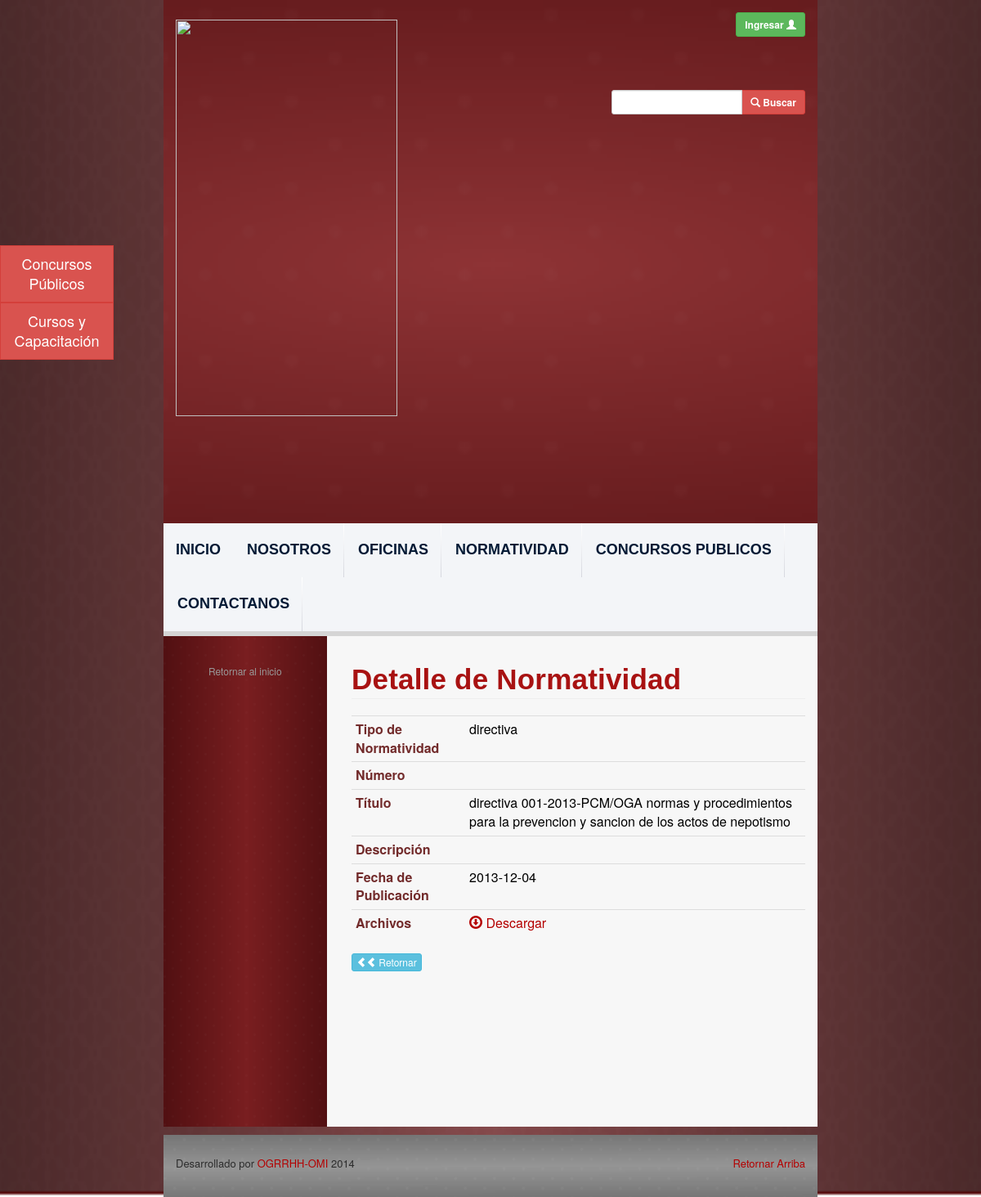
/view-legislation.php?id=60, run on an earlier commit of the app's database.
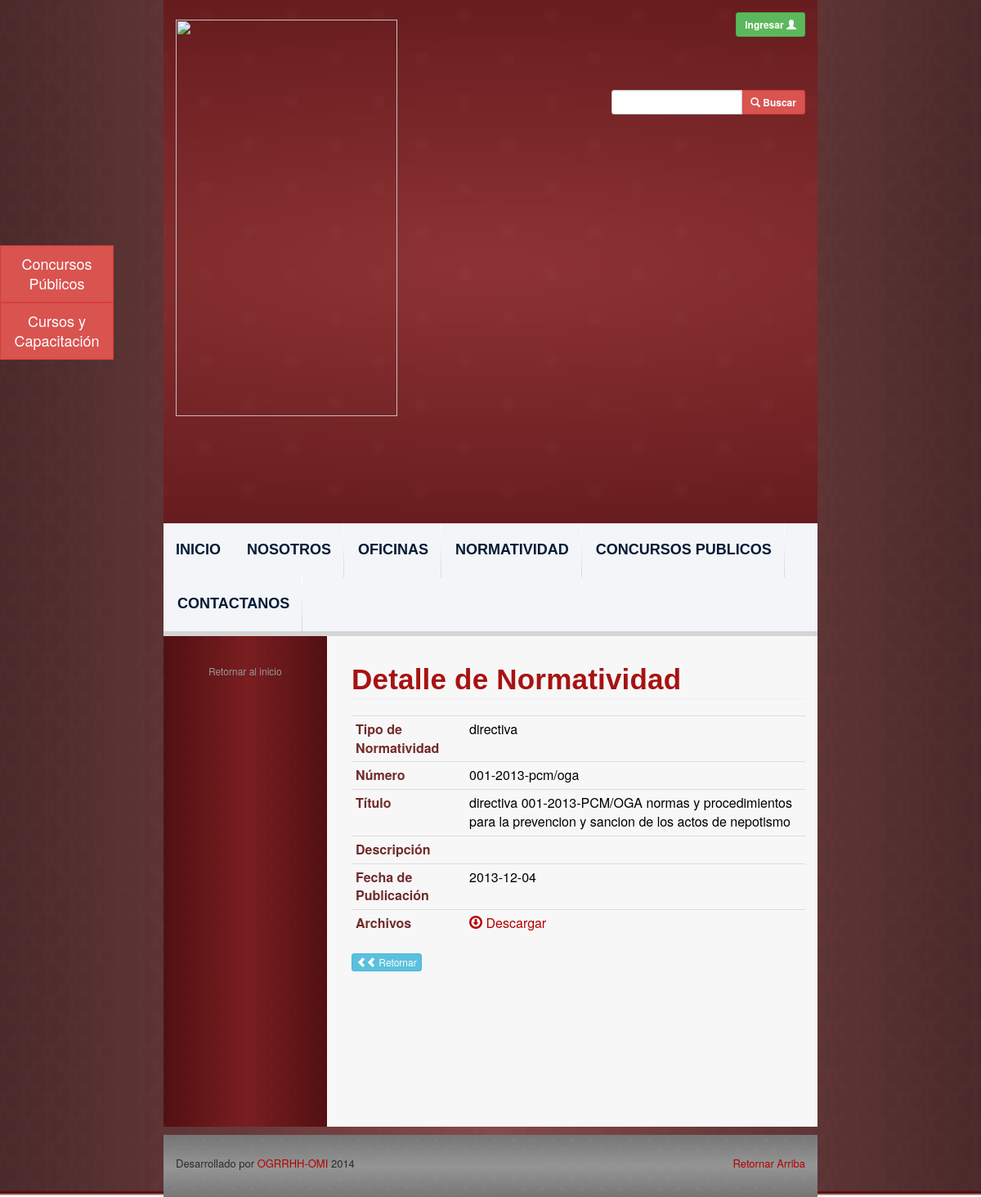
And on a later commit of the database.
### tables this page shows
CREATE TABLE `legislations` (
  `id` int(11) NOT NULL AUTO_INCREMENT,
  `name` varchar(500) NOT NULL,
  `number` varchar(45) NOT NULL,
  `description` varchar(500) DEFAULT NULL,
  `publication_date` date NOT NULL,
  `file_path` varchar(500) NOT NULL,
  `user_id` int(11) NOT NULL,
  `legislation_type_id` int(11) NOT NULL,
  `office_id` int(11) NOT NULL,
  `update_date` date NOT NULL,
  PRIMARY KEY (`id`)
);

CREATE TABLE `legislation_types` (
  `id` int(11) NOT NULL AUTO_INCREMENT,
  `name` varchar(100) NOT NULL,
  PRIMARY KEY (`id`)
);

### php_files/ConnectionManager.php (called while the page is built, shortened)
<?php
class ConnectionManager{
	public $hostName = "localhost";
	public $userName = "root";
	public $password = "root";
	public $database = "ogrrhhwebsitedb";
	public $connection;
	public function createConnection(){
		$this->connection =  mysql_connect ( $this->hostName, $this->userName, $this->password );
	}
	public function selectDatabase(){
		return mysql_select_db ($this->database, $this->connection );
	}
	public function doQuery($query){
		$result = mysql_query ( $query, $this->connection );
		return $result;
	}
	public function closeConnection(){
		return mysql_close ($this->connection);
	}
}
?>

### php_files/LegislationDAO.php (called while the page is built, shortened)
<?php
include 'ConnectionManager.php';
class LegislationDAO {
	public function getById($id) {
		$query = 	"SELECT l.id, l.name, l.number, l.description, l.publication_date, l.file_path
					, l.user_id, l.legislation_type_id, l.office_id, l.update_date, lt.name as legislation_type_name
					FROM legislations l
					INNER JOIN legislation_types lt on l.legislation_type_id = lt.id
					WHERE l.id=".$id.";";
		$connectionManager = new ConnectionManager ();
		$result = $connectionManager->doQuery ( $query );
		return $result;
	}
}
?>

### view-legislation.php (the view, shortened to what this page needs)
<?php
include 'php_files/LegislationDAO.php';
$legislationId = $_GET ['id'];
$legislationDAO = new LegislationDAO ();
$queryResult = $legislationDAO->getById ( $legislationId );
?>
<html>
<?php include('webframes/resources.php');?>
<body class="body-style">
	<div class="container-fluid">
		<div class="row background-image-style">
			<div class="col-md-8">
			<?php include('webframes/header.php');?>
			<div id="content-div" class="row">
				<?php include('webframes/left-navbar.php');?>
					<div id="contentSection" class="col-md-9 text-content-style">
						<h1 id="universitary-legislation"
							class="font-style-medium-title-dark page-header ">Detalle de
							Normatividad</h1>
							<?php
							while ( $row = mysql_fetch_assoc ( $queryResult ) ) {
								print ("<table class='table table-condensed'>
								<tbody>
								<tr>
								<td><strong class='strong-ogrrhh'>Tipo de Normatividad</strong></td>
								<td>" . $row ['legislation_type_name'] . "</td>
								</tr>
								<tr>
								<tr>
								<td><strong class='strong-ogrrhh'>Número</strong></td>
								<td>" . $row ['number'] . "</td>
								</tr>
								<td><strong class='strong-ogrrhh'>Título</strong></td>
								<td>" . $row ['name'] . "</td>
								</tr>
								<tr>
								<td><strong class='strong-ogrrhh'>Descripción</strong></td>
								<td>" . $row ['description'] . "</td>
								</tr>
								<tr>
								<td><strong class='strong-ogrrhh'>Fecha de Publicación</strong></td>
								<td>" . $row ['publication_date'] . "</td>
								</tr>
								<tr>
								<td><strong class='strong-ogrrhh'>Archivos</strong></td>
								<td><a href='" . Constants::ogrrhhFTPUrl . $row ['file_path'] . "' target='_blank'><span class='glyphicon glyphicon-download'></span>
								Descargar</a></td>
								</tr>
								</tbody>
								</table>") ;
							}
							?>
							<button type="button" class="btn btn-info btn-xs"
							data-toggle="modal" onclick="backPage()">
							<span class="glyphicon glyphicon-chevron-left"></span><span
								class="glyphicon glyphicon-chevron-left" /></span> Retornar
							</button>
					</div>
				</div>
			<?php include('webframes/footer.php');?>
		</div>
		</div>
	</div>
</body>
</html>

What changed in the data, as far as the page shows it:
changed legislations "directiva": number (not shown) → "001-2013-pcm/oga"
